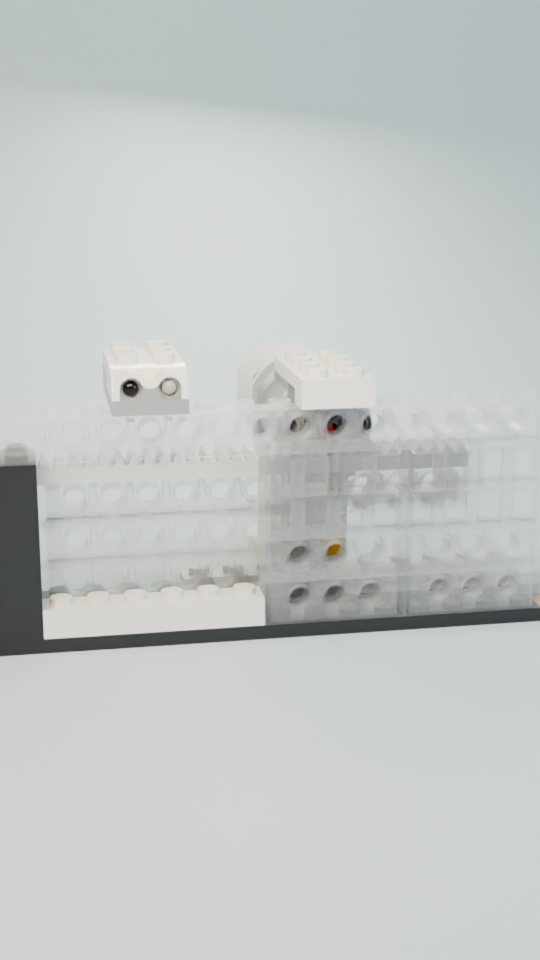
#> input picture dveri-test/f0001.png, 1080 x 1920 px (shown at 1/2 size)
$ python vk.py ../../dveri-test/f0001.png out.png
#> lines starting #> are read from the running program, lines starting #| are printed output that depends on the picture
### scenes/pila/reelkit.py
"""Стиль рилса LEGObot: фоны, заголовки с обводкой, стикеры, логотип, проекция 3D-точек."""
import numpy as np
from PIL import Image, ImageDraw, ImageFilter, ImageFont, ImageChops

W, H = 1080, 1920
LIME, LEAF, SUN, INK = (140, 198, 63), (59, 138, 46), (245, 197, 24), (35, 41, 44)


FONT_DIRS = ['/usr/share/fonts/opentype/inter/', '/usr/share/fonts/truetype/inter/', '/usr/share/fonts/opentype/inter-ui/']
FONT_FILES = {'black': ['InterDisplay-Black.otf', 'Inter-Black.otf', 'Inter-Black.ttf'],
              'xb': ['InterDisplay-ExtraBold.otf', 'Inter-ExtraBold.otf', 'Inter-ExtraBold.ttf'],
              'b': ['Inter-Bold.otf', 'Inter-Bold.ttf'], 'sb': ['Inter-SemiBold.otf', 'Inter-SemiBold.ttf'],
              'r': ['Inter-Regular.otf', 'Inter-Regular.ttf']}
_FC = {}


# [109 lines left out: functions font, vgrad, radial_glow, bg_studio, bg_night, bg_table and 3 more, not called in this run]


def logo_round(path=None, size=200):
    """Логотип в белом круге. По умолчанию — assets/logo.png репозитория (прямоугольный, на белом)."""
    import os
    path = path or os.path.join(os.path.dirname(os.path.abspath(__file__)), '..', '..', 'assets', 'logo.png')
    im = Image.open(path).convert('RGBA')
    S4 = size * 4
    disk = Image.new('RGBA', (S4, S4), (0, 0, 0, 0))
    m = Image.new('L', (S4, S4), 0); ImageDraw.Draw(m).ellipse((6, 6, S4 - 6, S4 - 6), fill=255)
    disk.paste((255, 255, 255, 255), (0, 0), m)
    k = 0.72 * S4 / max(im.size)
    lg = im.resize((int(im.width * k), int(im.height * k)), Image.LANCZOS)
    disk.alpha_composite(lg, ((S4 - lg.width) // 2, (S4 - lg.height) // 2))
    disk.putalpha(Image.fromarray(np.minimum(np.asarray(disk.split()[-1]), np.asarray(m))))
    return disk.resize((size, size), Image.LANCZOS)


def soften_plate(pl, feather=110, solid=0.97):
    """Тень с ловца теней плавно гаснет к краям плашки; сама модель (почти непрозрачная) не трогается."""
    a = np.asarray(pl.split()[-1], float) / 255
    h, w = a.shape
    y = np.arange(h)[:, None]; x = np.arange(w)[None, :]
    d = np.minimum(np.minimum(y, h - 1 - y), np.minimum(x, w - 1 - x)).astype(float)
    m = np.clip(d / feather, 0, 1); m = m * m * (3 - 2 * m)
    a2 = np.where(a >= solid, a, a * m)
    out = pl.copy(); out.putalpha(Image.fromarray((a2 * 255).astype(np.uint8)))
    return out


# [22 lines left out: functions project, tracked, not called in this run]

### scenes/pila/pila_model.py
"""Пила на кривошипе — модель WeDo 2.0 (45300) для рилса «Как колесо превращается в пилу?».
LDraw: LDU, Y вниз. Вперёд (к зрителю) = -Z, вправо = +X. Основание: верх y = 0.
Привод — как у «Снеговика-дворника»: мотор → 8z → 24z → шкив 4185 с пальцем 3749 (R = 20).
Кривошипно-ползунный механизм: шатун 7M (отв. 0 и 6, L = 120) толкает каретку,
каретка (2 столбика из Technic 1x4, по 2 кирпича) скользит по двум неподвижным осям 7,
оси зажаты в рамках из кирпичей 32064a (крестовое отверстие). Сверху поперёк столбиков —
кирпич с пальцем 2458 и три кирпича 1x2, на них полотно пилы (пластина 2x8) с зубьями из скосов 3665.
Ряды по Z: R0 [-60,-40] — плоскость шатуна; R1 [-40,-20] — палец и зубья; R3–R4 [0,40] — направляющие.
"""
import numpy as np


def rot_y(a):
    a = np.radians(a); c, s = np.cos(a), np.sin(a)
    return np.array([[c, 0, s], [0, 1, 0], [-s, 0, c]])


def rot_z(a):
    a = np.radians(a); c, s = np.cos(a), np.sin(a)
    return np.array([[c, -s, 0], [s, c, 0], [0, 0, 1]])


def fmt_line(color, part, pos, R):
    v = list(pos) + list(np.asarray(R).reshape(-1))
    return f'1 {color} ' + ' '.join(f'{x:.4f}'.rstrip('0').rstrip('.') if abs(x) > 1e-9 else '0' for x in v) + f' {part}'

I = np.eye(3)
RY90 = rot_y(90)           # лок. X -> -Z, лок. Z -> +X
AXZ = rot_y(-90)           # лок. X -> +Z (ось вдоль Z)

LIME, GREEN, BLACK, WHITE, AZURE, ORANGE = 27, 2, 0, 15, 322, 191
DKGREY, LTGREY, TRBLUE, TAN, RED = 72, 71, 43, 19, 4
GREEN = 10                 # Bright Green (как балки 32524 в наборе)

XK, YK = 120, -70          # ось кривошипа
R_CRANK = 20
L_ROD = 120                # шатун 7M: отверстия 0 и 6
YJ = -78                   # высота пальца каретки (2458 на y=-88, палец на +10)
Z_ROD = -50
YA1, YA2, ZA = -30, -54, 20   # неподвижные оси-направляющие
XF = 60                    # рамки направляющих на x = ±60


# [74 lines left out: functions kin, _beam, build, write_ldr, not called in this run]


# [7 lines that do not run on import are left out]

### scenes/pila/timeline.py
"""Сценарий рилса «Как колесо превращается в пилу?» — общий для scene.py (Blender) и overlay.py (подписи).
17 с, 30 к/с, 1080×1920. Модель рендерится плашкой 1080×700 (кадры PLATE_FIRST..PLATE_LAST)."""
import math, numpy as np
import pila_model as M

FPS, DUR = 30, 17.0
FRAMES = int(FPS * DUR)                    # 510
T_ASM0, T_RUN, T_FAST, T_CARD = 2.0, 5.0, 12.0, 14.0
CARD_FADE = 0.45
PLATE_W, PLATE_H, MY = 1080, 700, 640      # плашка модели и её верх в кадре
PLATE_FIRST = int(T_ASM0 * FPS)            # индекс кадра (с 0): 60
PLATE_LAST = int((T_CARD + CARD_FADE) * FPS) + 1   # 434
CAPS = [  # (начало, конец, текст, стиль)
    (5.0, 6.7, 'Мотор крутит колесо', 'sun'),
    (6.7, 8.4, 'Палец на колесе\nходит по кругу', 'sun'),
    (8.4, 10.2, 'Шатун толкает пилу\nтуда-сюда', 'sun'),
    (10.2, 12.0, 'Это кривошип', 'big'),
    (12.0, 14.0, 'Кривошип есть в велосипеде,\nшвейной машинке и лобзике', 'white'),
]
CAM = dict(lat=14, lon=-18, fov=25, target=(8, -58, 0))

# ---------- сборка: группы деталей по порядку ----------
ORDER = [
    lambda p: p['group'] == 'base',
    lambda p: p['group'] == 'motor',
    lambda p: p['group'] in ('drive', 'bear'),
    lambda p: p['group'] == 'crank',
    lambda p: p['group'] == 'frame',
    lambda p: p['group'] == 'slider' and p['part'] == '3701.dat',
    lambda p: p['group'] == 'rail',
    lambda p: p['group'] == 'slider' and p['part'] in ('2458.dat', '3004.dat'),
    lambda p: p['group'] == 'slider' and p['part'] in ('3738.dat', '3665a.dat'),
    lambda p: p['group'] == 'rod',
]
STAG, DROP = 0.29, 0.36
LAND = [T_ASM0 + k * STAG + DROP for k in range(len(ORDER))]


# [20 lines left out: functions group_of, theta_at, dist_at, not called in this run]


def ease_out(u):
    return 1 - (1 - u) ** 3


# [24 lines left out: functions parts_at, eye_target, not called in this run]


def look_at(eye, target, up=(0, -1, 0)):
    eye, target, up = map(lambda v: np.array(v, float), (eye, target, up))
    f = target - eye; f /= np.linalg.norm(f)
    s = np.cross(f, up); s /= np.linalg.norm(s)
    u = np.cross(s, f)
    V = np.eye(4)
    V[0, :3], V[1, :3], V[2, :3] = s, u, -f
    V[:3, 3] = -V[:3, :3] @ eye
    return V


def perspective(fovy, aspect, near=50, far=5000):
    f = 1 / np.tan(np.radians(fovy) / 2)
    P = np.zeros((4, 4))
    P[0, 0] = f / aspect; P[1, 1] = f
    P[2, 2] = (far + near) / (near - far); P[2, 3] = 2 * far * near / (near - far); P[3, 2] = -1
    return P


def VP_at(t):
    eye, tg = eye_target(t)
    return perspective(CAM['fov'], PLATE_W / PLATE_H) @ look_at(eye, tg)


# [6 lines left out: function project, not called in this run]

### scenes/pila/vk.py
"""Картинка для ВК 1080×1350 (два варианта макета) из стоп-кадра Blender: python vk.py still.png out_dir"""
import os, sys, numpy as np
from PIL import Image, ImageDraw
HERE = os.path.dirname(os.path.abspath(__file__)); sys.path.insert(0, HERE)
import pila_model as M, timeline as TL, reelkit as K

W, H = 1080, 1350
TH, DIST = 50, 585
RED = (236, 72, 58)
la, lo = np.radians(TL.CAM['lat']), np.radians(TL.CAM['lon'])
_tg = np.array(TL.CAM['target'], float)
_eye = _tg + DIST * np.array([np.sin(lo) * np.cos(la), -np.sin(la), -np.cos(lo) * np.cos(la)])
VP = TL.perspective(TL.CAM['fov'], TL.PLATE_W / TL.PLATE_H) @ TL.look_at(_eye, _tg)
mod = Image.open(sys.argv[1]).convert('RGBA').resize((TL.PLATE_W, TL.PLATE_H), Image.LANCZOS)
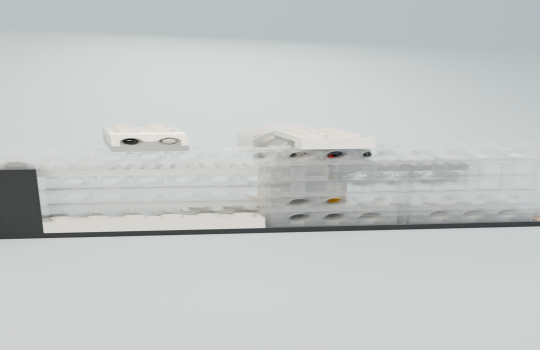
#> mod: PIL image 1080x700 RGBA (shown at 1/2 size); mean R, G, B, A 195.6, 199.3, 197.9, 255
mod = K.soften_plate(mod.crop((0, 60, 1080, 640)), feather=90)   # поля сверху/снизу убраны, тень гаснет к краям
#> in soften_plate, `out = pl.copy()`:
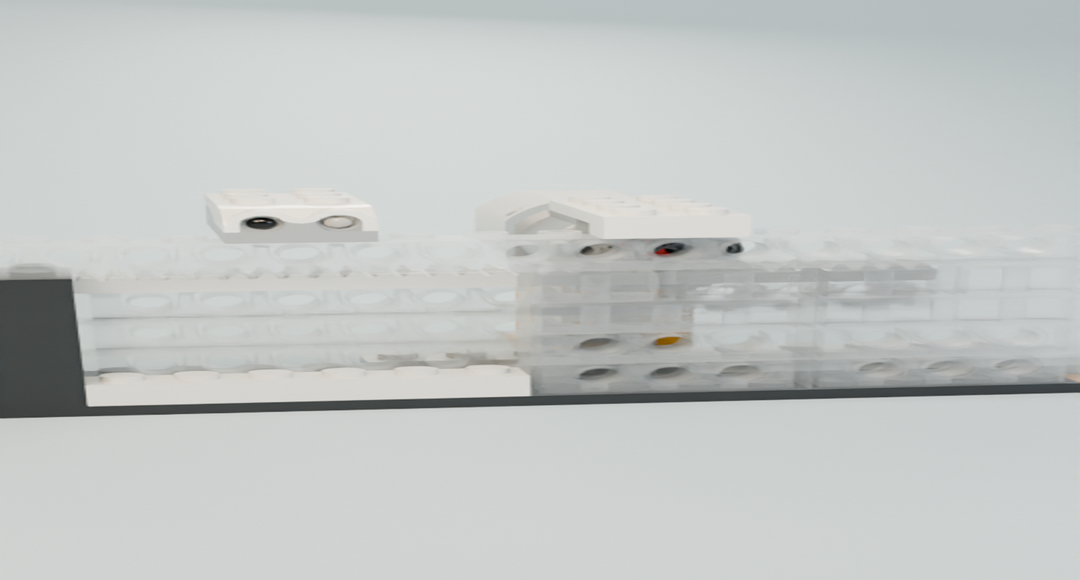
#> out: PIL image 1080x580 RGBA; mean R, G, B, A 195.6, 199, 197.5, 255
OFF = (0, -60)
LOGO = K.logo_round(size=104)
#> (the run stopped early here; a loop or call above may not have finished)
